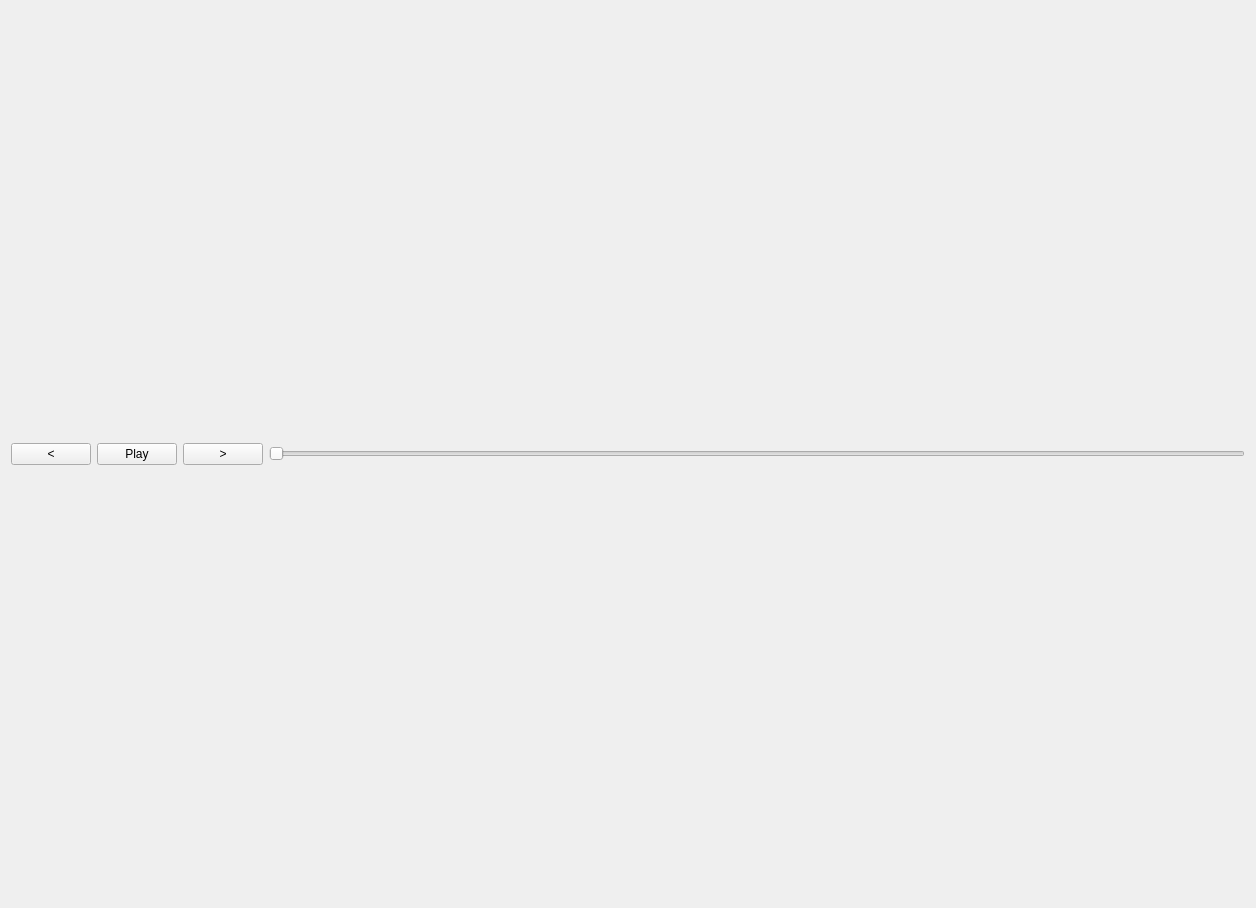
<?xml version="1.0" encoding="UTF-8"?>
<ui version="4.0">
 <class>VODReviewView</class>
 <widget class="QWidget" name="VODReviewView">
  <property name="geometry">
   <rect>
    <x>0</x>
    <y>0</y>
    <width>1256</width>
    <height>908</height>
   </rect>
  </property>
  <property name="windowTitle">
   <string>Form</string>
  </property>
  <layout class="QGridLayout" name="gridLayout" rowstretch="1,0">
   <item row="0" column="0">
    <layout class="QVBoxLayout" name="layout_videoSurface"/>
   </item>
   <item row="1" column="0">
    <layout class="QHBoxLayout" name="horizontalLayout">
     <item>
      <widget class="QPushButton" name="pushButton_stepBackwards">
       <property name="text">
        <string>&lt;</string>
       </property>
      </widget>
     </item>
     <item>
      <widget class="QPushButton" name="pushButton_playPause">
       <property name="text">
        <string>Play</string>
       </property>
      </widget>
     </item>
     <item>
      <widget class="QPushButton" name="pushButton_stepForwards">
       <property name="text">
        <string>&gt;</string>
       </property>
      </widget>
     </item>
     <item>
      <widget class="QSlider" name="slider_videoPos">
       <property name="orientation">
        <enum>Qt::Horizontal</enum>
       </property>
      </widget>
     </item>
    </layout>
   </item>
  </layout>
 </widget>
 <resources/>
 <connections/>
</ui>
